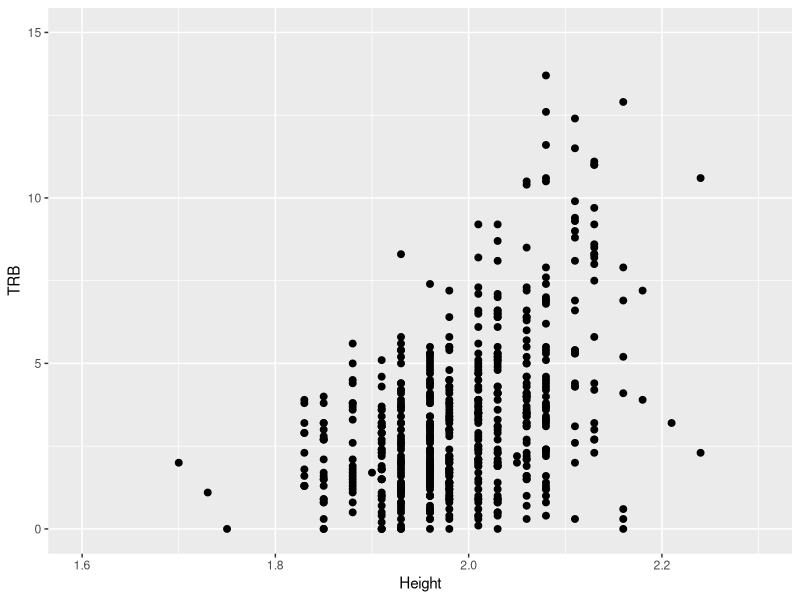

Source code (R):
## ---- chunk 1

# Veri setini yükleme
veri <- read.csv(file = "NBA_Dataset_yeni.csv", head = TRUE, sep=",")

#veriyi TRB sütununa göre sıralama
rebounds_data <- veri[order(veri$TRB, decreasing = TRUE),]

#Player-TRB list
TRB <- rebounds_data[,c("Player", "TRB")]

#Player-Height list
Height <- rebounds_data[,c("Player", "Height")]

#Gerekli kütüphaneleri yükleme
library(ggplot2)
library(tidyverse)
library(dslabs)
library(conflicted)
library(dplyr)

#Veri görselleştirme
veri |> ggplot()+ geom_point(aes(x = Height, y = TRB), size = 2)+ scale_x_continuous(limits = c(1.6, 2.3)) +scale_y_continuous(limits = c(0, 15))
